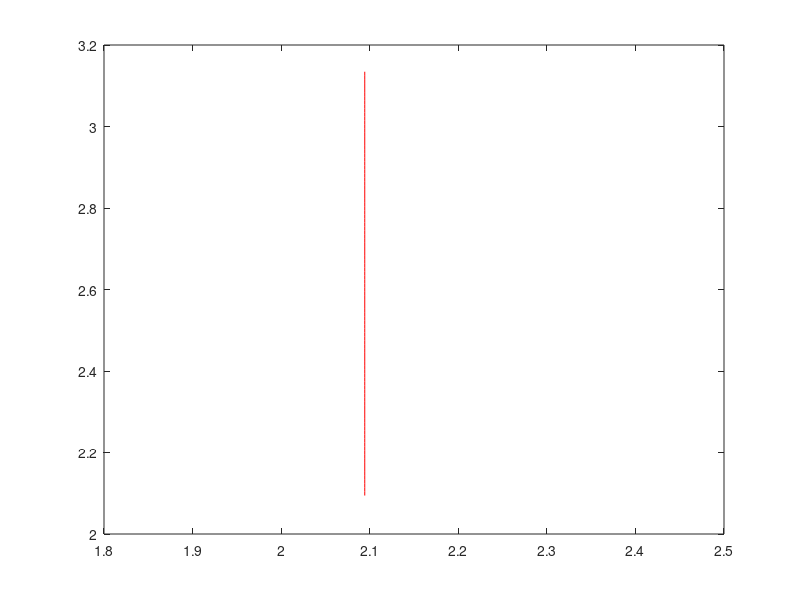

This chart was generated by the following MATLAB code:
function [] = plot_reference_lines(r)
    if nargin == 0
        r = pi;
    end
    
    % D_{4,1}(S1)
    xx1 = 0:0.001:r;
    xx2 = 0.5*r:0.001:r;
    
    plot(xx1,xx1,'red');                % diagonal
    plot(xx2,xx2,'red');
    plot(xx2,ones(size(xx2))*r,'red');    % top line

    % Left "diagonal"
    tb = sqrt(2):0.001:sqrt(8/3);
    td = sqrt(4*tb.^2.*(3-tb.^2)./(4-tb.^2));
    
    % The description above is in Euclidean distance. We need to convert it
    % to Spherical distance
    plot(2*asin(tb/2), 2*asin(td/2), 'red');
    
    % Persistence of the regular hexagon slided to the north pole
    tt = 0:0.001:1;
    xx = acos(1-1.5*tt.^2)*r/pi;
    yy = acos(1-2*tt.^2)*r/pi;
    plot(xx,yy,'red');

    % Left boundary of D_6,2(S^1)
    tt = 2/3*r:0.01:r;
    plot(2/3*r*ones(size(tt)), tt, 'red')
    
    % Persistence of the square with two extra points slided to the north pole
    % tt = 0:0.001:1;
    % xx = acos(1-(1-cos(3*pi/4))*tt.^2)*r/pi;
    % yy = acos(1-2*tt.^2)*r/pi;
    % plot(xx,yy,'red');
end